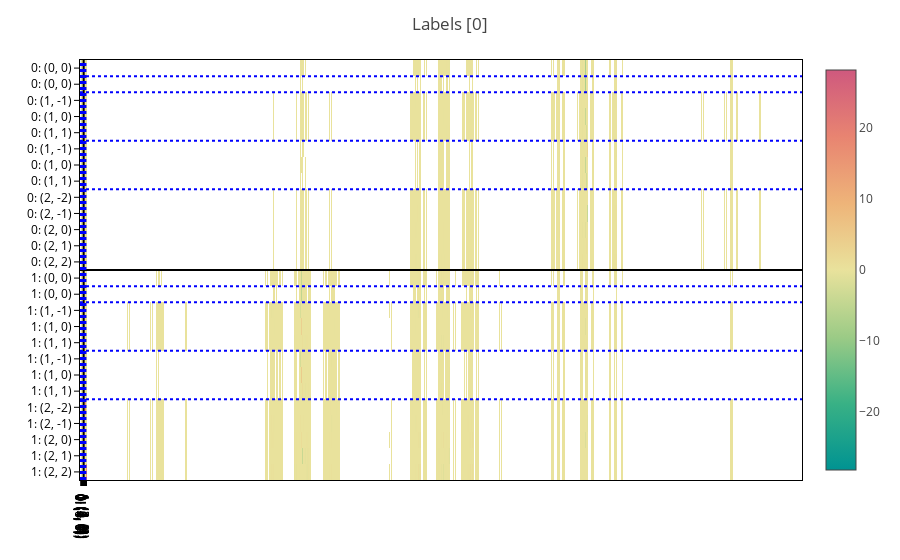

The code cell stored with this chart in its notebook:
### Code cell
from graph2mat.tools.viz import plot_basis_matrix

data_example = dataset[0]

def plot_matrices(data, predictions=None, title="", show=True):
    """Helper function to plot (possibly batched) matrices"""

    matrices = processor.matrix_from_data(data, predictions=predictions)

    if not isinstance(matrices, (tuple, list)):
        matrices = (matrices,)

    for i, (config, matrix) in enumerate(zip(embeddings_configs, matrices)):
        # if i == 0:
        #     continue
        if show is True or show == i:
            plot_basis_matrix(
                matrix,
                config,
                point_lines={"color": "black"},
                basis_lines={"color": "blue"},
                colorscale="temps",
                text=".2f",
                basis_labels=True,
            ).update_layout(title=f"{title} [{i}]").show()

        # break


plot_matrices(data_example, title="Labels")

### Figure 1 — Plotly figure (JSON) as saved in the notebook; plotly's stock layout.template omitted (floating-point values rounded to 4 significant figures; data arrays with more than 128 entries replaced by an {"elided": "..."} marker saying what was removed)
{"data": [{"coloraxis": "coloraxis", "hovertemplate": "x: %{x}<br>y: %{y}<br>color: %{z}<extra></extra>", "name": "0", "texttemplate": "%{z:.2f}", "type": "heatmap", "xaxis": "x", "yaxis": "y", "z": {"elided": "26x3250 float values"}}], "layout": {"coloraxis": {"cmid": 0, "colorscale": [[0, "rgb(0, 147, 146)"], [0.1667, "rgb(57, 177, 133)"], [0.3333, "rgb(156, 203, 134)"], [0.5, "rgb(233, 226, 156)"], [0.6667, "rgb(238, 180, 121)"], [0.8333, "rgb(232, 132, 113)"], [1, "rgb(207, 89, 126)"]]}, "margin": {"t": 60}, "shapes": [{"line": {"color": "black"}, "type": "line", "x0": 0, "x1": 1, "xref": "x domain", "y0": 12.5, "y1": 12.5, "yref": "y"}, {"line": {"color": "black"}, "type": "line", "x0": 12.5, "x1": 12.5, "xref": "x", "y0": 0, "y1": 1, "yref": "y domain"}, {"line": {"color": "blue", "dash": "dot"}, "type": "line", "x0": 0, "x1": 1, "xref": "x domain", "y0": 0.5, "y1": 0.5, "yref": "y"}, {"line": {"color": "blue", "dash": "dot"}, "type": "line", "x0": 0.5, "x1": 0.5, "xref": "x", "y0": 0, "y1": 1, "yref": "y domain"}, {"line": {"color": "blue", "dash": "dot"}, "type": "line", "x0": 0, "x1": 1, "xref": "x domain", "y0": 1.5, "y1": 1.5, "yref": "y"}, {"line": {"color": "blue", "dash": "dot"}, "type": "line", "x0": 1.5, "x1": 1.5, "xref": "x", "y0": 0, "y1": 1, "yref": "y domain"}, {"line": {"color": "blue", "dash": "dot"}, "type": "line", "x0": 0, "x1": 1, "xref": "x domain", "y0": 4.5, "y1": 4.5, "yref": "y"}, {"line": {"color": "blue", "dash": "dot"}, "type": "line", "x0": 4.5, "x1": 4.5, "xref": "x", "y0": 0, "y1": 1, "yref": "y domain"}, {"line": {"color": "blue", "dash": "dot"}, "type": "line", "x0": 0, "x1": 1, "xref": "x domain", "y0": 7.5, "y1": 7.5, "yref": "y"}, {"line": {"color": "blue", "dash": "dot"}, "type": "line", "x0": 7.5, "x1": 7.5, "xref": "x", "y0": 0, "y1": 1, "yref": "y domain"}, {"line": {"color": "blue", "dash": "dot"}, "type": "line", "x0": 0, "x1": 1, "xref": "x domain", "y0": 13.5, "y1": 13.5, "yref": "y"}, {"line": {"color": "blue", "dash": "dot"}, "type": "line", "x0": 13.5, "x1": 13.5, "xref": "x", "y0": 0, "y1": 1, "yref": "y domain"}, {"line": {"color": "blue", "dash": "dot"}, "type": "line", "x0": 0, "x1": 1, "xref": "x domain", "y0": 14.5, "y1": 14.5, "yref": "y"}, {"line": {"color": "blue", "dash": "dot"}, "type": "line", "x0": 14.5, "x1": 14.5, "xref": "x", "y0": 0, "y1": 1, "yref": "y domain"}, {"line": {"color": "blue", "dash": "dot"}, "type": "line", "x0": 0, "x1": 1, "xref": "x domain", "y0": 17.5, "y1": 17.5, "yref": "y"}, {"line": {"color": "blue", "dash": "dot"}, "type": "line", "x0": 17.5, "x1": 17.5, "xref": "x", "y0": 0, "y1": 1, "yref": "y domain"}, {"line": {"color": "blue", "dash": "dot"}, "type": "line", "x0": 0, "x1": 1, "xref": "x domain", "y0": 20.5, "y1": 20.5, "yref": "y"}, {"line": {"color": "blue", "dash": "dot"}, "type": "line", "x0": 20.5, "x1": 20.5, "xref": "x", "y0": 0, "y1": 1, "yref": "y domain"}], "title": {"text": "Labels [0]"}, "xaxis": {"anchor": "y", "domain": [0, 1], "ticktext": ["0: (0, 0)", "0: (0, 0)", "0: (1, -1)", "0: (1, 0)", "0: (1, 1)", "0: (1, -1)", "0: (1, 0)", "0: (1, 1)", "0: (2, -2)", "0: (2, -1)", "0: (2, 0)", "0: (2, 1)", "0: (2, 2)", "1: (0, 0)", "1: (0, 0)", "1: (1, -1)", "1: (1, 0)", "1: (1, 1)", "1: (1, -1)", "1: (1, 0)", "1: (1, 1)", "1: (2, -2)", "1: (2, -1)", "1: (2, 0)", "1: (2, 1)", "1: (2, 2)"], "tickvals": [0, 1, 2, 3, 4, 5, 6, 7, 8, 9, 10, 11, 12, 13, 14, 15, 16, 17, 18, 19, 20, 21, 22, 23, 24, 25]}, "yaxis": {"anchor": "x", "autorange": "reversed", "domain": [0, 1], "ticktext": ["0: (0, 0)", "0: (0, 0)", "0: (1, -1)", "0: (1, 0)", "0: (1, 1)", "0: (1, -1)", "0: (1, 0)", "0: (1, 1)", "0: (2, -2)", "0: (2, -1)", "0: (2, 0)", "0: (2, 1)", "0: (2, 2)", "1: (0, 0)", "1: (0, 0)", "1: (1, -1)", "1: (1, 0)", "1: (1, 1)", "1: (1, -1)", "1: (1, 0)", "1: (1, 1)", "1: (2, -2)", "1: (2, -1)", "1: (2, 0)", "1: (2, 1)", "1: (2, 2)"], "tickvals": [0, 1, 2, 3, 4, 5, 6, 7, 8, 9, 10, 11, 12, 13, 14, 15, 16, 17, 18, 19, 20, 21, 22, 23, 24, 25]}}}
